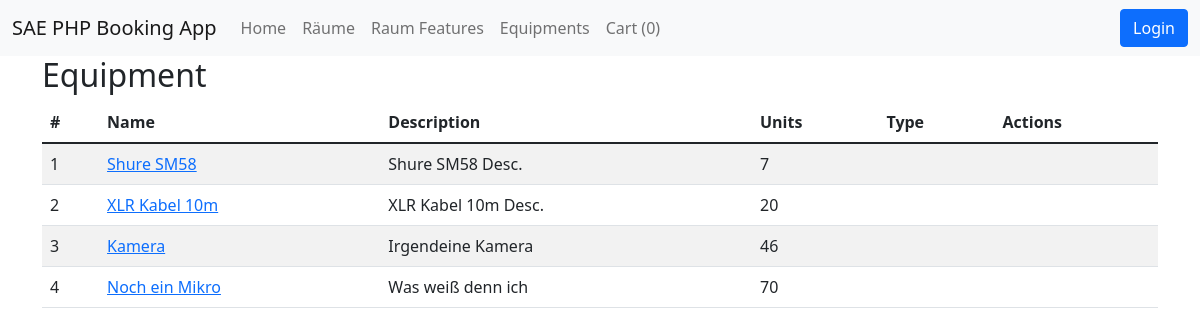
Screenshot of /public/equipments with the database file from the repository.
### tables this page shows
CREATE TABLE `equipments` (
  `id` int(11) NOT NULL,
  `name` varchar(255) NOT NULL,
  `description` text DEFAULT NULL,
  `units` int(11) NOT NULL DEFAULT 1,
  `type_id` int(11) DEFAULT NULL,
  `created_at` timestamp NOT NULL DEFAULT current_timestamp(),
  `updated_at` timestamp NOT NULL DEFAULT current_timestamp() ON UPDATE current_timestamp(),
  `deleted_at` timestamp NULL DEFAULT NULL
);

### app/Controllers/EquipmentController.php (called while the page is built, shortened)
<?php
class  EquipmentController
{
    public function index () {
        $equipments = Equipment::all();
        View::render('equipments/index', [
            'equipments' => $equipments
        ]);
    }
}

### core/Bootloader.php (called while the page is built, shortened)
<?php
class Bootloader
{
    public function __construct()
    {
        try {
            $router = new Router();
            $router->route();
        } catch (\Exception $exception) {
            ExceptionHandler::handle($exception);
        }
    }
}

### public/index.php (called while the page is built, shortened)
<?php
spl_autoload_register(function ($namespaceAndClassname) {
    $namespaceAndClassname = str_replace('Core', 'core', $namespaceAndClassname);
    $namespaceAndClassname = str_replace('App', 'app', $namespaceAndClassname);
    $filepath = str_replace('\\', '/', $namespaceAndClassname);
});
$app = new \Core\Bootloader();

### core/Config.php (called while the page is built, shortened)
<?php
class Config
{
    public static function get (string $filenameAndKey, mixed $default = null): mixed
    {
        [$filename, $key] = explode('.', $filenameAndKey);
        $path = __DIR__ . "/../config/$filename.php";
        if (file_exists($path)) {
            $config = require $path;
            if (array_key_exists($key, $config)) {
                return $config[$key];
            }
        }
        return $default;
    }
}

### config/database.php (called while the page is built)
<?php
return [
    'host' => 'mariadb',
    'user' => 'root',
    'password' => 'password',
    'dbname' => 'mvc'
];

### core/Database.php (called while the page is built, shortened)
<?php
class Database
{
    private object $link;
    private mixed $lastResult;
    public function __construct()
    {
        $this->link = new mysqli(
            Config::get('database.host'),
            Config::get('database.user'),
            Config::get('database.password'),
            Config::get('database.dbname'),
            Config::get('database.port', 3306),
            Config::get('database.socket')
        );
        $this->link->set_charset('utf8');
    }
    public function query(string $query, array $params = []): bool|array
    {
        if (empty($params)) {
            $this->lastResult = $this->executeQuery($query);
        } else {
            $this->lastResult = $this->prepareStatementAndExecuteQuery($query, $params);
        }
        $this->data = $this->lastResult->fetch_all(MYSQLI_ASSOC);
        return $this->data;
    }
    private function executeQuery(string $query): mysqli_result|bool
    {
        return $this->link->query($query);
    }
}

### core/Models/AbstractModel.php (called while the page is built, shortened)
<?php
abstract class AbstractModel
{
    public static function handleResult(array $results): array
    {
        $objects = [];
        foreach ($results as $result) {
            $objects[] = new $calledClass(...$result);
        }
        return $objects;
    }
    public static function getTablenameFromClassname(): string
    {
        $calledClass = get_called_class();
        $particles = explode('\\', $calledClass);
        $classname = array_pop($particles);
        $tablename = strtolower($classname) . 's';
        return $tablename;
    }
}

### core/Traits/SoftDelete.php (called while the page is built, shortened)
<?php
trait SoftDelete
{
    public static function all(?string $orderBy = null, ?string $direction = null): array
    {
        $database = new Database();
        $tablename = self::getTablenameFromClassname();
        if ($orderBy === null) {
            $result = $database->query("SELECT * FROM $tablename WHERE deleted_at IS NULL");
        } else {
            $result = $database->query(
                "SELECT * FROM $tablename WHERE deleted_at IS NULL ORDER BY $orderBy $direction"
            );
        }
        return self::handleResult($result);
    }
}

### resources/views/templates/equipments/index.php (the view, shortened to what this page needs)
<h2>
    Equipment
</h2>
<table class="table table-striped">
    <thead>
    <th>#</th>
    <th>Name</th>
    <th>Description</th>
    <th>Units</th>
    <th>Type</th>
    <th>Actions</th>
    </thead>
    <?php
    foreach ($equipments as $equipment): ?>
        <tr>
            <td><?php
                echo $equipment->id; ?></td>
            <td>
                <a href="<?php echo BASE_URL; ?>/equipments/<?php echo $equipment->id; ?>/show"><?php
                    echo $equipment->name; ?>
                </a>
            </td>
            <td><?php
                echo $equipment->description; ?></td>
            <td><?php
                echo $equipment->units; ?></td>
            <td><?php
                echo $equipment->type(); ?></td>
            <td>
            </td>
        </tr>
    <?php
    endforeach; ?>
</table>

### rows the page displays
equipments: id "1", name "Shure SM58", description "Shure SM58 Desc.", units "7"
equipments: id "2", name "XLR Kabel 10m", description "XLR Kabel 10m Desc.", units "20"
equipments: id "3", name "Kamera", description "Irgendeine Kamera", units "46"
equipments: id "4", name "Noch ein Mikro", description "Was weiß denn ich", units "70"
